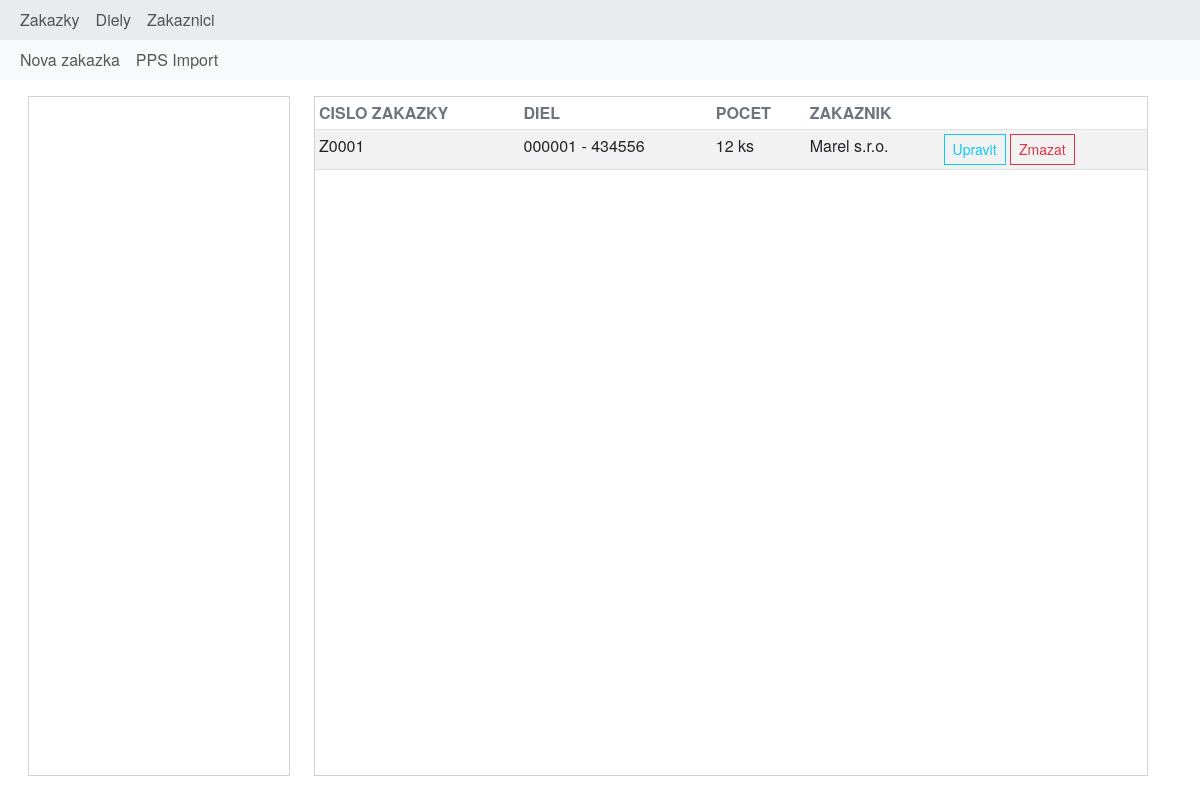
Screenshot of /orders/ with the database file from the repository.
### Orders/models.py (models this page shows, shortened)
class Order(models.Model):
    order_id = models.CharField(max_length=4, unique=True, null=True, blank=True, editable=False)
    customer = models.ForeignKey(Customer, on_delete=models.CASCADE, related_name='order_customer')
    part = models.ForeignKey(Part, on_delete=models.CASCADE, related_name='order_part')
    pcs = models.IntegerField(default=1)

### Parts/models.py (models this page shows, shortened)
class Part(models.Model):
    part_id = models.CharField(max_length=6, unique=True, null=True, blank=True, editable=False)
    description = models.CharField(max_length=512)
    customer = models.ForeignKey(Customer, on_delete=models.CASCADE, related_name='part_customer')
    customer_part = models.CharField(max_length=128)
    revision = models.CharField(max_length=5, null=True, blank=True)
    def __str__(self):
        return f"{self.part_id} - {self.customer_part}"

### Customers/models.py (models this page shows, shortened)
class Customer(models.Model):
    boost_id = models.CharField(max_length=5, unique=True, null=True, blank=True, editable=False)
    name = models.CharField(max_length=128)

### Orders/views.py (the view)
# urls.py: path('orders/', views.order_list, name='orders'),
def order_list(request):
    orders = Order.objects.all()
    form = OrderForm()
    ctx = {
        'orders': orders,
        'form': form
    }
    return render(request, 'Orders/orders.html', ctx)

### templates/Orders/orders.html (shortened to what this page needs)
{% extends 'core/base.html' %}
{% block content %}
    <div class="">
        {% include 'components/navbar_function_orders.html' %}
        <div class="m-3">
            <div class="container-fluid row">
                <div class="col-3">
                    <div class="p-3 card rounded-0 full-screen-card card-scroll">
                    </div>
                </div>
                <div class="col-9">
                    <div class="card rounded-0 full-screen-card card-scroll">
                        <table class="table table-sm table-hover table-striped">
                            <thead>
                            <tr>
                                <th class="text-uppercase text-secondary">Cislo zakazky</th>
                                <th class="text-uppercase text-secondary">Diel</th>
                                <th class="text-uppercase text-secondary">Pocet</th>
                                <th class="text-uppercase text-secondary">Zakaznik</th>
                                <th class="text-uppercase text-secondary"></th>
                            </tr>
                            </thead>
                            <tbody id="order-list">
                            {% for o in orders %}
                                {% include 'Orders/order_detail.html' %}
                            {% endfor %}
                            </tbody>
                        </table>
                    </div>
                </div>
            </div>
        </div>
    </div>
{% endblock %}

### templates/Orders/order_detail.html
<tr>
    <td class="">Z{{ o.order_id }}</td>
    <td class="">{{ o.part }}</td>
    <td class="">{{ o.pcs }} ks</td>
    <td class="">{{ o.customer.name }}</td>
    <td class="">
        <button class="btn btn-sm btn-outline-info" type="button"
                hx-get="{% url 'order_edit' o.pk %}"
                hx-target="#order-form"
                hx-swap="beforeend">Upravit
        </button>
        <button class="btn btn-sm btn-outline-danger" type="button"
                hx-delete="{% url 'order_delete' o.pk %}"
                hx-target="#order-delete"
                hx-confirm="Naozaj chces zmazat zakazku {{ o.order_id }}"
                hx-on="htmx:afterRequest: location.reload()"
        >Zmazat
        </button>
    </td>
</tr>

### static/css/styles.css (style rules this page uses)
.full-screen-card { height: 85vh; }
.card-scroll { overflow-y: auto; }
body { font-family: "Helvetica Neue", Helvetica, sans-serif; }
.btn { border-radius: 0; }

### rows the page displays
Order: order_id "0001", part "000001 - 434556", pcs "12", customer.name "Marel s.r.o."
